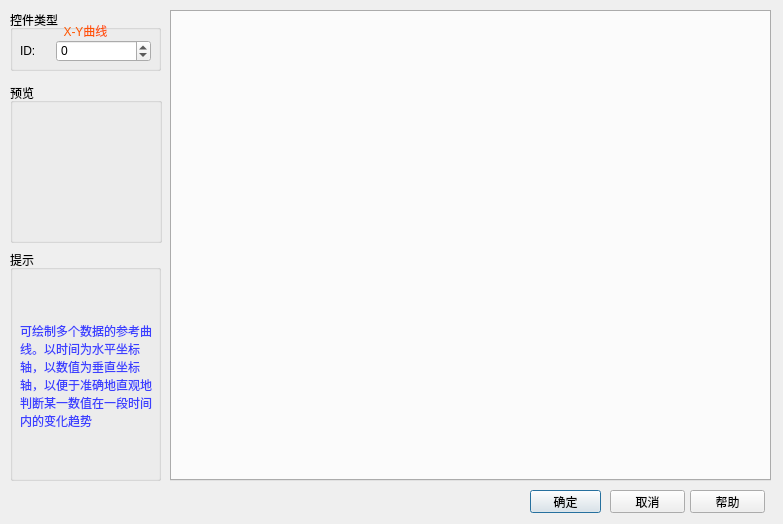
<?xml version="1.0" encoding="UTF-8"?>
<ui version="4.0">
 <class>XYTrendDlg</class>
 <widget class="QDialog" name="XYTrendDlg">
  <property name="geometry">
   <rect>
    <x>0</x>
    <y>0</y>
    <width>783</width>
    <height>524</height>
   </rect>
  </property>
  <property name="windowTitle">
   <string>Dialog</string>
  </property>
  <widget class="QTabWidget" name="tabWidget">
   <property name="geometry">
    <rect>
     <x>170</x>
     <y>10</y>
     <width>601</width>
     <height>471</height>
    </rect>
   </property>
   <property name="currentIndex">
    <number>-1</number>
   </property>
  </widget>
  <widget class="QPushButton" name="accept">
   <property name="geometry">
    <rect>
     <x>530</x>
     <y>490</y>
     <width>71</width>
     <height>23</height>
    </rect>
   </property>
   <property name="text">
    <string>确定</string>
   </property>
   <property name="checkable">
    <bool>false</bool>
   </property>
   <property name="default">
    <bool>true</bool>
   </property>
  </widget>
  <widget class="QGroupBox" name="groupBox_prompt">
   <property name="geometry">
    <rect>
     <x>10</x>
     <y>250</y>
     <width>151</width>
     <height>231</height>
    </rect>
   </property>
   <property name="title">
    <string>提示</string>
   </property>
   <widget class="QLabel" name="label">
    <property name="geometry">
     <rect>
      <x>10</x>
      <y>20</y>
      <width>141</width>
      <height>211</height>
     </rect>
    </property>
    <property name="styleSheet">
     <string notr="true">color: rgb(60, 63, 255);</string>
    </property>
    <property name="text">
     <string>可绘制多个数据的参考曲线。以时间为水平坐标轴，以数值为垂直坐标轴，以便于准确地直观地判断某一数值在一段时间内的变化趋势</string>
    </property>
    <property name="wordWrap">
     <bool>true</bool>
    </property>
   </widget>
  </widget>
  <widget class="QGroupBox" name="groupBox_preview">
   <property name="geometry">
    <rect>
     <x>10</x>
     <y>83</y>
     <width>152</width>
     <height>160</height>
    </rect>
   </property>
   <property name="title">
    <string>预览</string>
   </property>
   <widget class="QGraphicsView" name="graphicsView">
    <property name="geometry">
     <rect>
      <x>10</x>
      <y>20</y>
      <width>131</width>
      <height>131</height>
     </rect>
    </property>
    <property name="styleSheet">
     <string notr="true">background-color: rgba(255, 255, 255, 0);</string>
    </property>
   </widget>
  </widget>
  <widget class="QPushButton" name="help">
   <property name="geometry">
    <rect>
     <x>690</x>
     <y>490</y>
     <width>75</width>
     <height>23</height>
    </rect>
   </property>
   <property name="focusPolicy">
    <enum>Qt::NoFocus</enum>
   </property>
   <property name="text">
    <string>帮助</string>
   </property>
  </widget>
  <widget class="QPushButton" name="cancel">
   <property name="geometry">
    <rect>
     <x>610</x>
     <y>490</y>
     <width>75</width>
     <height>23</height>
    </rect>
   </property>
   <property name="focusPolicy">
    <enum>Qt::NoFocus</enum>
   </property>
   <property name="text">
    <string>取消</string>
   </property>
  </widget>
  <widget class="QGroupBox" name="groupBox_ctlType">
   <property name="geometry">
    <rect>
     <x>10</x>
     <y>10</y>
     <width>151</width>
     <height>61</height>
    </rect>
   </property>
   <property name="title">
    <string>控件类型</string>
   </property>
   <widget class="QLabel" name="label_ctlType">
    <property name="geometry">
     <rect>
      <x>10</x>
      <y>10</y>
      <width>131</width>
      <height>21</height>
     </rect>
    </property>
    <property name="styleSheet">
     <string notr="true">color: rgb(255, 85, 0);</string>
    </property>
    <property name="text">
     <string>X-Y曲线</string>
    </property>
    <property name="alignment">
     <set>Qt::AlignCenter</set>
    </property>
   </widget>
   <widget class="QWidget" name="layoutWidget_2">
    <property name="geometry">
     <rect>
      <x>10</x>
      <y>30</y>
      <width>131</width>
      <height>22</height>
     </rect>
    </property>
    <layout class="QHBoxLayout" name="horizontalLayout">
     <item>
      <widget class="QLabel" name="label_3">
       <property name="maximumSize">
        <size>
         <width>30</width>
         <height>16777215</height>
        </size>
       </property>
       <property name="text">
        <string>ID:</string>
       </property>
      </widget>
     </item>
     <item>
      <widget class="QSpinBox" name="spinBox">
       <property name="minimum">
        <number>-1</number>
       </property>
       <property name="maximum">
        <number>100000</number>
       </property>
      </widget>
     </item>
    </layout>
   </widget>
  </widget>
 </widget>
 <resources/>
 <connections/>
</ui>
